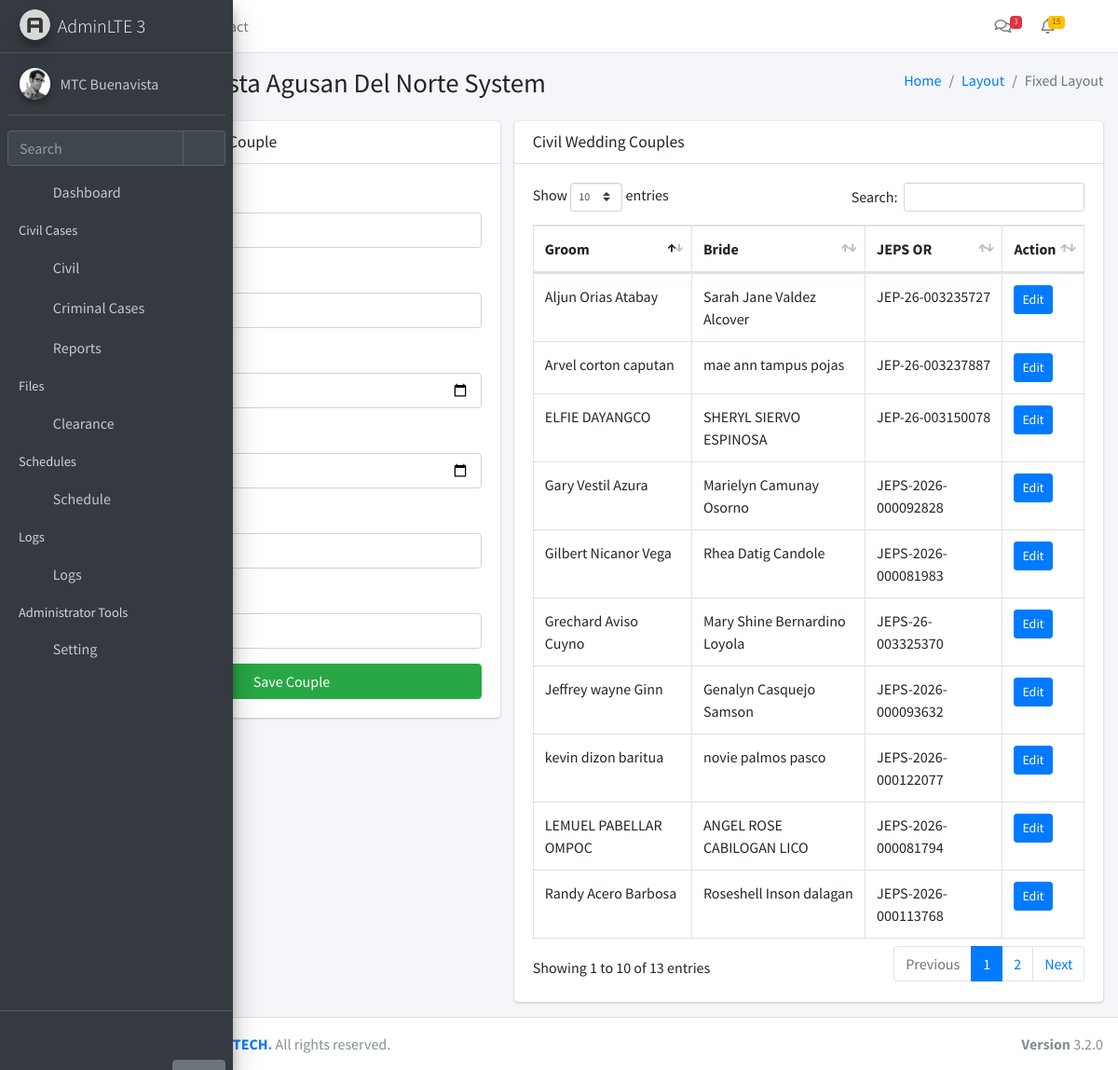
/wedding/ (signed in), run on an earlier commit of the app's database.
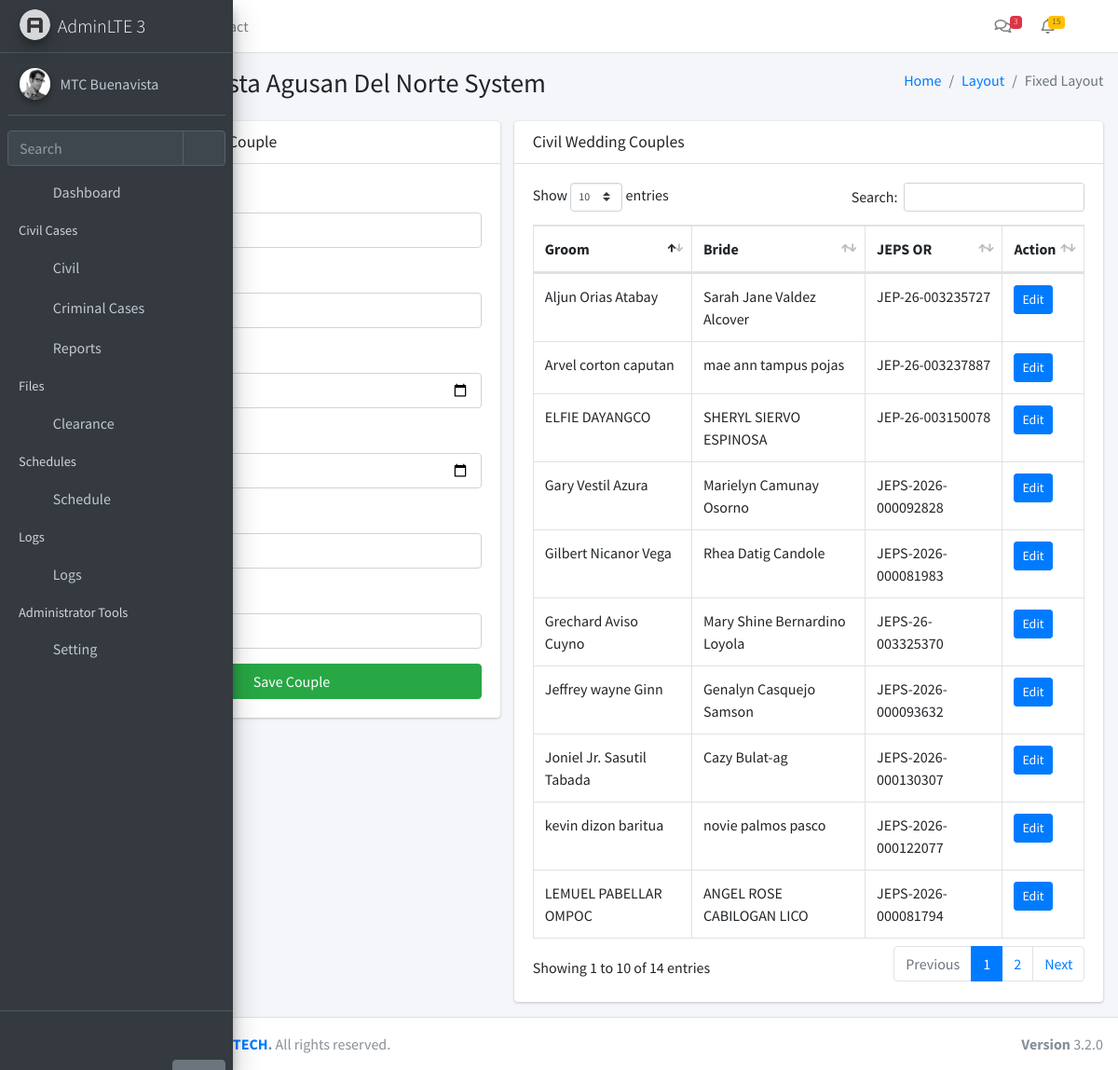
And on a later commit of the database.
### app/models.py (models this page shows)
class Module(db.Model):
    __tablename__ = 'modules'
    id = db.Column(db.Integer, primary_key=True)
    name = db.Column(db.String(255), nullable=False)
    icon = db.Column(db.String(255), nullable=False)
    description = db.Column(db.Text, nullable=True)
    url = db.Column(db.String(255), nullable=True)
    created_at = db.Column(db.DateTime, default=datetime.utcnow)
    updated_at = db.Column(db.DateTime, default=datetime.utcnow, onupdate=datetime.utcnow)

class CivilWedding(db.Model):
    __tablename__ = 'civil_wedding'
    id = db.Column(db.Integer, primary_key=True)
    groom = db.Column(db.String(255), nullable=False)
    bride = db.Column(db.String(255), nullable=False)
    bday_groom = db.Column(db.Date, nullable=True)
    bday_bride = db.Column(db.Date, nullable=True)
    schedule_id = db.Column(db.Integer, db.ForeignKey('schedule_master.id'), nullable=True, unique=True)
    jeeps_or = db.Column(db.String(255), nullable=True)
    contact_no = db.Column(db.String(50), nullable=True)
    register_no = db.Column(db.String(100), nullable=True)
    claim_by = db.Column(db.JSON, nullable=True)
    created_at = db.Column(db.DateTime, default=datetime.utcnow)
    updated_at = db.Column(db.DateTime, default=datetime.utcnow, onupdate=datetime.utcnow)
    schedule = db.relationship('ScheduleMaster', backref='wedding', uselist=False)

### app/routes/wedding.py (the view)
@wedding_bp.route('/')
@login_required
@require_module(17)
def wed_index():
    WeddingRecords = CivilWedding.query.all()
    return render_template(
        "wedding/index.html",
        WeddingRecords=WeddingRecords,
    )

### app/__init__.py (called while the page is built)
def create_app():
    app = Flask(__name__)
    app.config.from_object(Config)
    db.init_app(app)
    login_manager.init_app(app)
    login_manager.login_view = 'auth.login'
    from app.models import User, Setting, Module
    @login_manager.user_loader
    def load_user(user_id):
        return User.query.get(int(user_id))
    @app.context_processor
    def inject_globals():
        modules = Module.query.all()
        user_modules = []
        if current_user.is_authenticated and current_user.role:
            user_modules = current_user.role.modules
        settings = {s.function_desc: s.function for s in Setting.query.all()}
        return dict(modules=modules, user_modules=user_modules, settings=settings)
    from app.routes import blueprints
    for bp in blueprints:
        app.register_blueprint(bp)
    with app.app_context():
        db.create_all()
    return app

### app/templates/wedding/index.html (shortened to what this page needs)
{% extends "layouts/layout1.html" %}
{% block content %}
<section class="col-lg-5 connectedSortable">
	<div class="card">
		<div class="card-header">
			<h3 class="card-title">Add Civil Wedding Couple</h3>
		</div>
		<div class="card-body">
			<form id="addWeddingForm">
				<div class="form-group">
					<label>Groom</label>
					<input type="text" name="groom" class="form-control" required>
				</div>
				<div class="form-group">
					<label>Bride</label>
					<input type="text" name="bride" class="form-control" required>
				</div>
				<div class="form-group">
					<label>Groom Birthday</label>
					<input type="date" name="bday_groom" class="form-control">
				</div>
				<div class="form-group">
					<label>Bride Birthday</label>
					<input type="date" name="bday_bride" class="form-control">
				</div>
				<div class="form-group">
					<label>Contact No.</label>
					<input type="text" name="contact_no" class="form-control">
				</div>
				<div class="form-group">
					<label>JEPS OR.</label>
					<input type="text" name="jeps_or" class="form-control">
				</div>
				<button type="submit" class="btn btn-success btn-block">
					Save Couple
				</button>
			</form>
		</div>
	</div>
</section>
<section class="col-lg-7 connectedSortable">
	<div class="card">
		<div class="card-header">
			<h3 class="card-title">Civil Wedding Couples</h3>
		</div>
		<div class="card-body">
			<table id="weddingTable" class="table table-bordered table-hover">
				<thead>
					<tr>
						<th>Groom</th>
						<th>Bride</th>
						<th>JEPS OR</th>
						<th>Action</th>
					</tr>
				</thead>
				<tbody>
					{% for w in WeddingRecords %}
					<tr>
						<td>{{ w.groom }}</td>
						<td>{{ w.bride }}</td>
						<td>{{ w.jeeps_or }}</td>
						<td>
							<button class="btn btn-primary btn-sm assignBtn"
							data-id="{{ w.id }}"
							data-rno="{{ w.register_no }}"
							data-groom="{{ w.groom }}"
							data-groombday="{{ w.bday_groom }}"
							data-bride="{{ w.bride }}"
							data-bridebday="{{ w.bday_bride }}"
							data-contact="{{ w.contact_no }}"
							data-jeps="{{ w.jeeps_or }}"
							data-claim="{{ w.claim_by }}">
							Edit
						</button>
					</td>
				</tr>
				{% endfor %}
			</tbody>
		</table>
	</div>
</div>
</section>
{% endblock %}

### app/templates/layouts/partials/navbar.html (shortened to what this page needs)
<nav class="mt-2">
  <ul class="nav nav-pills nav-sidebar flex-column nav-child-indent" data-widget="treeview" role="menu" data-accordion="false">
    <li class="nav-item">
      <a href="/dashboard" class="nav-link">
        <i class="nav-icon fas fa-tachometer-alt"></i>
        <p>Dashboard</p>
      </a>
    </li>
{% if user_modules %}
{% set civil_modules = [] %}
{% if civil_modules %}
  <li class="nav-header">Civil Cases</li>
    <li class="nav-item {% if request.path in ['/cases/oca', '/cases/scc', '/wedding'] %}menu-is-opening menu-open{% endif %}">
    <a href="#" class="nav-link">
      <i class="nav-icon fas fa-folder"></i>
      <p>
        Civil
        <i class="right fas fa-angle-left"></i>
      </p>
    </a>
  </li>
{% endif %}
  {% set standalone_modules = modules
    | selectattr('id', 'in', user_modules)
    | selectattr('id', 'in', [9,10,16])
    | list %}
  {% for m in standalone_modules %}
    <li class="nav-item">
      <a href="/{{ m.url }}" class="nav-link">
        <i class="nav-icon fa {{ m.icon }}"></i>
        <p>{{ m.name }}</p>
      </a>
    </li>
  {% endfor %}
{% endif %}
{% set cert_modules = modules
  | selectattr('id', 'in', user_modules)
  | selectattr('id', 'in', [5])
  | list %}
{% if cert_modules %}
  <li class="nav-header">Files</li>
   {% for m in cert_modules %}
        <li class="nav-item">
          <a href="/{{ m.url }}" class="nav-link">
            <i class="nav-icon fa {{ m.icon }}"></i>
            <p>{{ m.name }}</p>
          </a>
        </li>
      {% endfor %}
{% endif %}
{% set sched_modules = modules
  | selectattr('id', 'in', user_modules)
  | selectattr('id', 'in', [11,12])
  | list %}
{% if sched_modules %}
  <li class="nav-header">Schedules</li>
  <li class="nav-item {% if request.path in ['/schedule/court', '/schedule/wedding'] %}menu-is-opening menu-open{% endif %}">
    <a href="#" class="nav-link {% if request.path in ['/schedule/court', '/schedule/wedding'] %}active{% endif %}">
      <i class="nav-icon fas fa-calendar-alt"></i>
      <p>
        Schedule
        <i class="right fas fa-angle-left"></i>
      </p>
    </a>
  </li>
{% endif %}
{% set logs_modules = modules
  | selectattr('id', 'in', user_modules)
  | selectattr('id', 'in', [13,14,15])
  | list %}
{% if logs_modules %}
  <li class="nav-header">Logs</li>
  <li class="nav-item">
    <a href="#" class="nav-link">
      <i class="nav-icon fas fa-clipboard-list"></i>
      <p>
        Logs
        <i class="right fas fa-angle-left"></i>
      </p>
    </a>
  </li>
{% endif %}
    {% if user_modules %}
      {% set admin_modules = modules
        | selectattr('id', 'in', user_modules)
        | selectattr('id', 'in', [1,2,3,4])
        | list %}
 {% set admin_paths = ['/roles', '/users', '/modules', '/settings'] %}
{% if admin_modules %}
  <li class="nav-header">Administrator Tools</li>
  <li class="nav-item {% if request.path.rstrip('/') in admin_paths %}menu-is-opening menu-open{% endif %}">
    <a href="#"
       class="nav-link {% if request.path.rstrip('/') in admin_paths %}active{% endif %}">
      <i class="nav-icon fas fa-cogs"></i>
      <p>
        Setting
        <i class="right fas fa-angle-left"></i>
      </p>
    </a>
  </li>
{% endif %}
    {% endif %}
  </ul>
</nav>

What changed in the data, as far as the page shows it:
no longer on this page (row unchanged): CivilWedding: groom "Randy Acero Barbosa", bride "Roseshell Inson dalagan", jeeps_or "JEPS-2026-000113768"
added CivilWedding: groom "Joniel Jr. Sasutil Tabada", bride "Cazy Bulat-ag", jeeps_or "JEPS-2026-000130307"
Also different on the page:
text written by a page script: "Show entries Search: Showing 1 to 10 of 13 entries Previous 1 2 Next" → "Show entries Search: Showing 1 to 10 of 14 entries Previous 1 2 Next"
